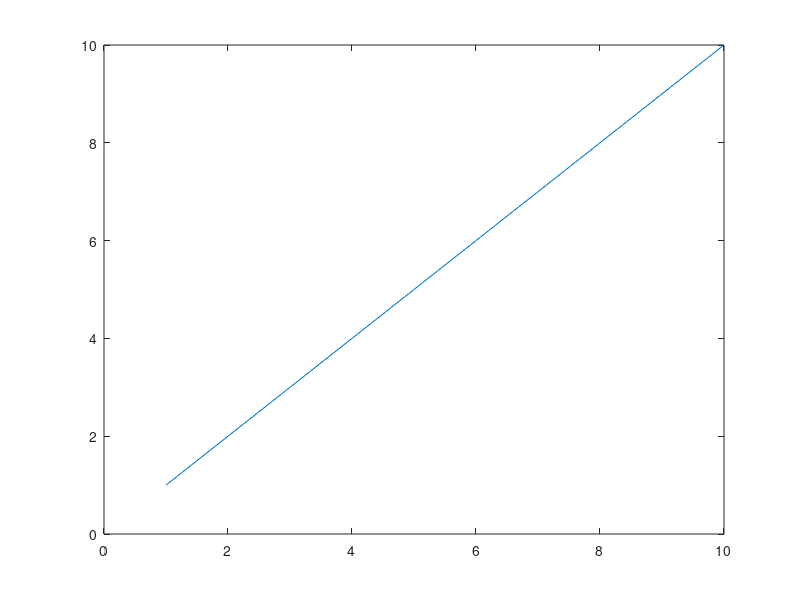
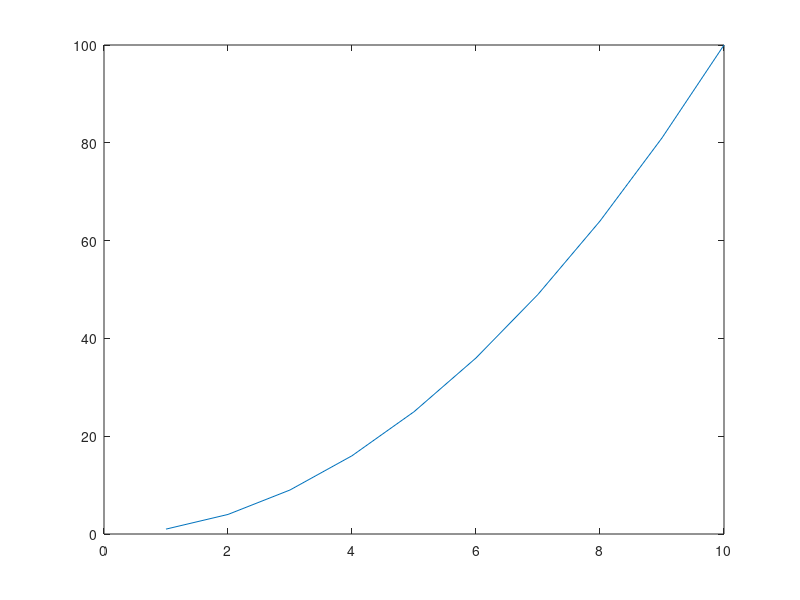
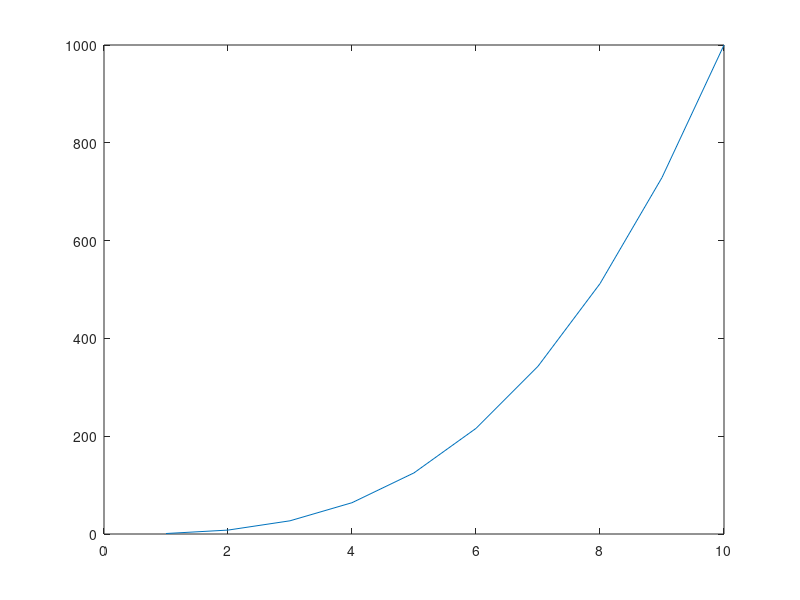
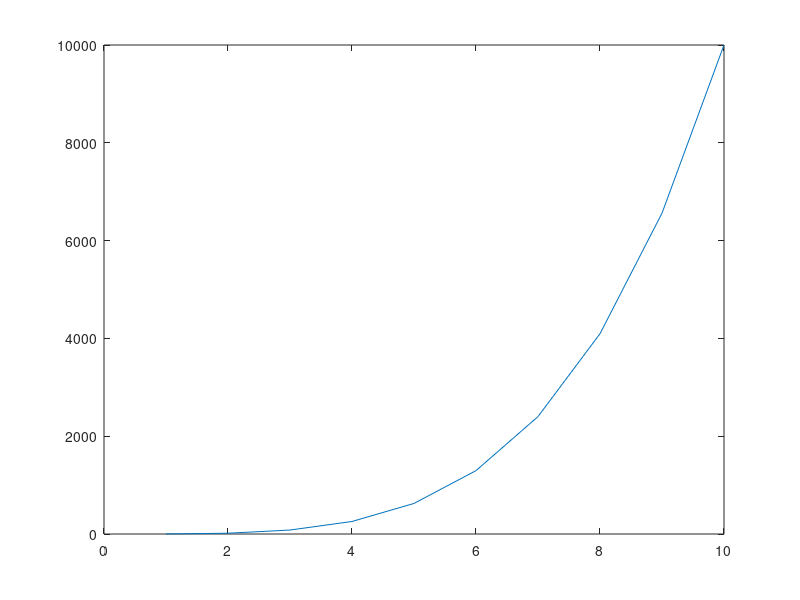

The MATLAB script that drew these images, in order: (Note: this script raises an error after producing the figures.)
clear;clc;close all;delete('test.ppt');
a=figure('Visible','off');plot(1:10);
b=figure('Visible','off');plot([1:10].^2);
c=figure('Visible','off');plot([1:10].^3);
d=figure('Visible','off');plot([1:10].^4);
saveppt2('test.ppt','figure',[a b c d],'columns',2,'scale',true,'stretch',true);